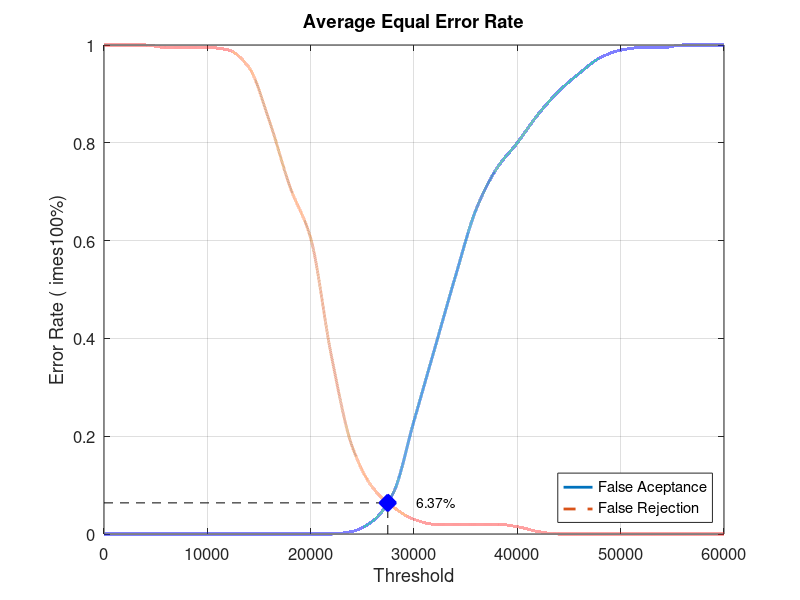
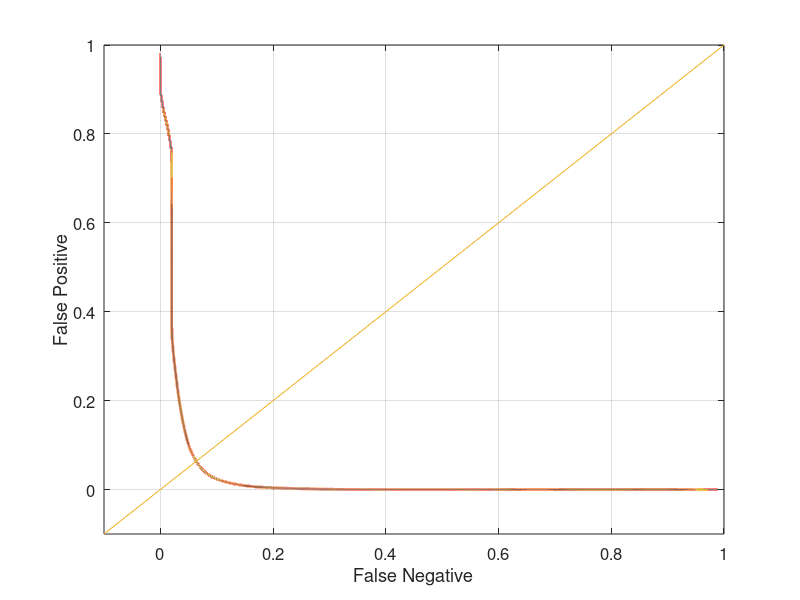

These charts were generated, in order, by the following MATLAB code:
close all;
clear;
clc;
x = 0:2000:60000;
xq = 0:0.5:60000;

y0 = [0 0 0 0 0 0 0 0 0 0 0 0 0.00526316 0.0263158 0.0842105 0.231579 0.378947 0.526316 0.663158 0.747368 0.8 0.857895 0.905263 0.942105 0.973684 0.989474 0.994737 0.994737 1 1 1]
yy0 = interp1(x, y0, xq, 'pchip');
y1 = [1 1 1 0.995 0.995 0.995 0.99 0.955 0.845 0.71 0.605 0.365 0.18 0.095 0.055 0.03 0.02 0.02 0.02 0.02 0.015 0.005 0 0 0 0 0 0 0 0 0]
yy1 = interp1(x, y1, xq, 'pchip');

% Calculating EER: 
y2 = abs(y0 - y1);
find(y2 == min(y2))
yy2 = abs(yy0 - yy1);
xEER = find(yy2 == min(yy2));
xEERIndex = xq(xEER) % X-axis EER
yEER = yy0(xEER) % Y-axis EER

main = figure
plot(xq, yy0,'-','LineWidth', 2);	hold on
plot(xq, yy1,'--','LineWidth', 2);	hold on
plot([xEERIndex xEERIndex], [0 yEER], 'k--');	hold on
plot([0 xEERIndex], [yEER yEER], 'k--');	hold on
plot(xEERIndex, yEER, 'bx', 'LineWidth', 10);	hold on
text(xEERIndex + 10 * xEERIndex / 100, yEER, [num2str(round((10000 * yEER)) / 100) '%'])
legend('False Aceptance', 'False Rejection', 'Location', 'SouthEast')
xlabel('Threshold')
ylabel('Error Rate (	imes100%)')
title('Average Equal Error Rate')
set(gca, 'FontSize', 12)
axis([0 60000 0 1])
grid on

print(main, 'Database5_1Main', '-dpng');
FNRxFPR = figure('Color', [1 1 1]);
plot(yy1, yy0, '-', yy1, yy0, 'LineWidth', 2);
hold on
y = -0.1:0.1:1
plot(y, y); 
set(gca, 'FontSize', 12)
xlabel('False Negative')
ylabel('False Positive')
axis([-0.1 1 -0.1 1])
set(gca, 'FontSize', 12)
grid on

print(FNRxFPR, 'Database5_1FNRxFPR','-dpng');
